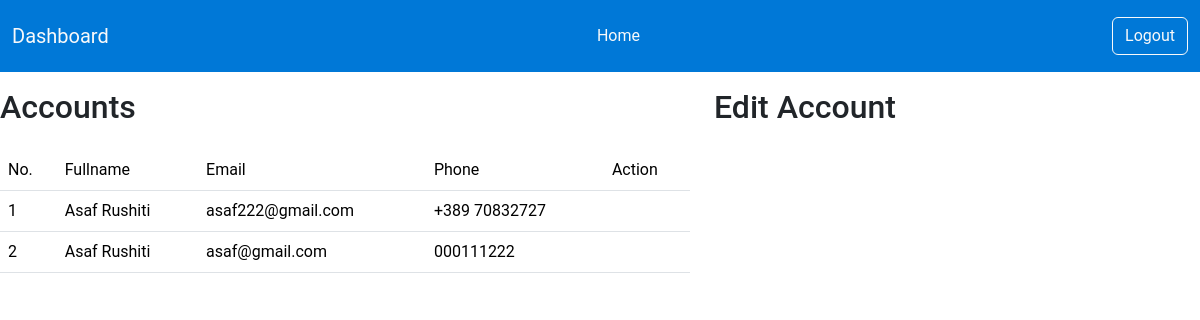
Page /admin/accounts.php (signed in) on the earlier database version.
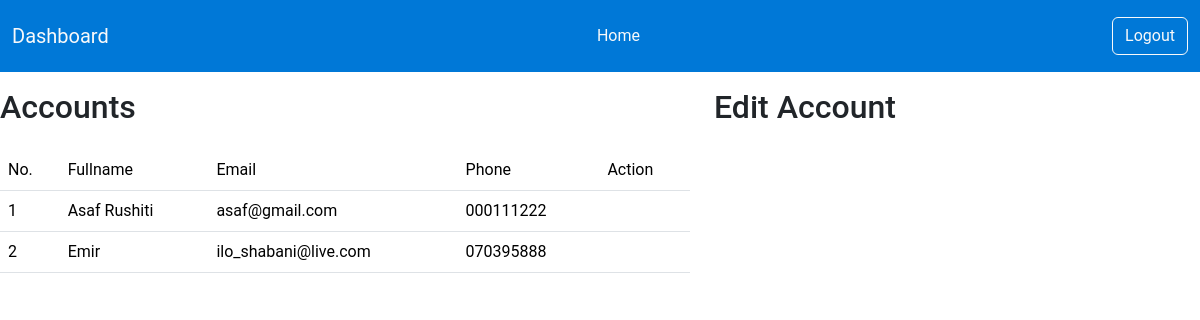
Same page on the later database version.
### tables this page shows
CREATE TABLE `user` (
  `id` int(11) NOT NULL,
  `fullname` varchar(50) NOT NULL,
  `email` varchar(50) NOT NULL,
  `password` varchar(65) NOT NULL,
  `phone` varchar(20) NOT NULL,
  `role` enum('client','admin') NOT NULL,
  `login_token` varchar(255) NOT NULL
);

### admin/accounts.php (the view, shortened to what this page needs)
<?php
include_once('includes/header.php');
$sql_users = "SELECT * FROM `user`";
$stm_users = $pdo->prepare($sql_users);
$stm_users->execute();
$users = $stm_users->fetchAll(PDO::FETCH_ASSOC);
?>
<div class="row tm-content-row tm-mt-big mt-3">
    <div class="tm-col tm-col-big col-md-7 col-12">
        <div class="bg-white tm-block">
            <div class="row">
                <div class="col-12">
                    <h2 class="tm-block-title d-inline-block">Accounts</h2>
                </div>
            </div>
            <div class="table-responsive">
                <table class="table table-hover mt-3">
                    <thead>
                        <tr class="tm-bg-gray">
                            <th scope="col">No.</th>
                            <th scope="col">Fullname</th>
                            <th scope="col">Email</th>
                            <th scope="col">Phone</th>
                            <th scope="col">Action</th>
                        </tr>
                    </thead>
                    <tbody>
                        <?php foreach ($users as $i => $user) : ?>
                            <tr>
                                <td><?= $i + 1 ?></td>
                                <td class="tm-user-name"><?= htmlspecialchars($user['fullname']) ?></td>
                                <td class="tm-user-name"><?= htmlspecialchars($user['email']) ?></td>
                                <td class="tm-user-name"><?= htmlspecialchars($user['phone']) ?></td>
                                <td class="text-center">
                                    <form action="<?= htmlspecialchars($_SERVER['PHP_SELF']) ?>" method="post" style="display:inline;">
                                        <button type="submit" name="delete_btn" class="btn btn-link p-0" onclick="return confirm('Are you sure you want to delete this user?');">
                                        </button>
                                    </form>
                                </td>
                            </tr>
                        <?php endforeach; ?>
                    </tbody>
                </table>
            </div>
        </div>
    </div>
    <div class="tm-col tm-col-big col-md-5 col-12">
        <div class="bg-white tm-block">
            <div class="row">
                <div class="col-12">
                    <h2 class="tm-block-title">Edit Account</h2>
                </div>
            </div>
        </div>
    </div>
</div>
</body>
</html>

Differences in the rows shown:
removed user: fullname "Asaf Rushiti", email "asaf222@gmail.com", phone "+389 70832727"
added user: fullname "Emir", email "ilo_shabani@live.com", phone "070395888"
